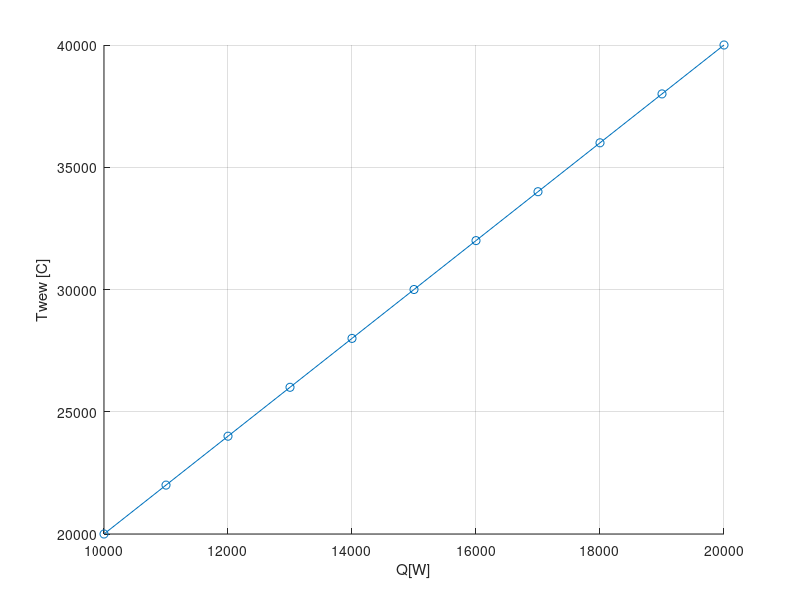

This figure's MATLAB source:
% Kuboń Piotr, nr 252871
% grupa środa 15:15-16:55 (E05-36c)
% nr cwiczenia: miniprojekt

%%
%zmienne wejściowe:  Tzew, Tkz, fk
%zmienne wyjściowe:  Tw1, Tw2
clear all;
close all;

T_stop = 300;

k1 = 1;
k2 = 7;
k3 = 8;

%% I część
%% wartości nominalne 
TzewN = -20;
Tw1N = 20;
Tw2N = 15;
TkzN = 30;
V1N = k1*k2*2.5;
V2N = V1N*0.7;
cpN = 1000;
ppN = 1.2;
%qkN = 18000;
qkN=[10000:1000:20000];
Twew_2=qkN*2;


    figure(1);
    hold on;
    grid on;

    plot(qkN,Twew_2,'-o');
    xlabel("Q[W]"); 
    ylabel("Twew [C]"); 

